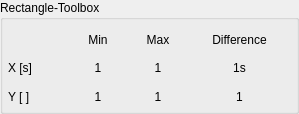
<?xml version="1.0" encoding="UTF-8"?>
<ui version="4.0">
 <class>Dialog</class>
 <widget class="QDialog" name="Dialog">
  <property name="geometry">
   <rect>
    <x>0</x>
    <y>0</y>
    <width>299</width>
    <height>114</height>
   </rect>
  </property>
  <property name="windowTitle">
   <string>Dialog</string>
  </property>
  <layout class="QVBoxLayout" name="verticalLayout">
   <property name="leftMargin">
    <number>0</number>
   </property>
   <property name="topMargin">
    <number>0</number>
   </property>
   <property name="rightMargin">
    <number>0</number>
   </property>
   <property name="bottomMargin">
    <number>0</number>
   </property>
   <item>
    <widget class="QGroupBox" name="groupBox">
     <property name="title">
      <string>Rectangle-Toolbox</string>
     </property>
     <property name="checkable">
      <bool>false</bool>
     </property>
     <layout class="QVBoxLayout" name="verticalLayout_8">
      <property name="leftMargin">
       <number>0</number>
      </property>
      <property name="topMargin">
       <number>5</number>
      </property>
      <property name="rightMargin">
       <number>0</number>
      </property>
      <property name="bottomMargin">
       <number>0</number>
      </property>
      <item>
       <layout class="QGridLayout" name="gridLayout">
        <property name="leftMargin">
         <number>5</number>
        </property>
        <property name="rightMargin">
         <number>5</number>
        </property>
        <property name="spacing">
         <number>0</number>
        </property>
        <item row="0" column="2">
         <widget class="QLabel" name="label_8">
          <property name="text">
           <string>Min</string>
          </property>
          <property name="alignment">
           <set>Qt::AlignCenter</set>
          </property>
         </widget>
        </item>
        <item row="2" column="1">
         <widget class="QLabel" name="label_7">
          <property name="text">
           <string>Y [ ]</string>
          </property>
         </widget>
        </item>
        <item row="1" column="3">
         <widget class="QLabel" name="ROIXMaxLabel">
          <property name="text">
           <string>1</string>
          </property>
          <property name="alignment">
           <set>Qt::AlignCenter</set>
          </property>
         </widget>
        </item>
        <item row="1" column="1">
         <widget class="QLabel" name="label_6">
          <property name="text">
           <string>X [s]</string>
          </property>
         </widget>
        </item>
        <item row="2" column="2">
         <widget class="QLabel" name="ROIYMinLabel">
          <property name="text">
           <string>1</string>
          </property>
          <property name="alignment">
           <set>Qt::AlignCenter</set>
          </property>
         </widget>
        </item>
        <item row="0" column="3">
         <widget class="QLabel" name="label_9">
          <property name="text">
           <string>Max</string>
          </property>
          <property name="alignment">
           <set>Qt::AlignCenter</set>
          </property>
         </widget>
        </item>
        <item row="1" column="2">
         <widget class="QLabel" name="ROIXMinLabel">
          <property name="text">
           <string>1</string>
          </property>
          <property name="alignment">
           <set>Qt::AlignCenter</set>
          </property>
         </widget>
        </item>
        <item row="2" column="3">
         <widget class="QLabel" name="ROIYMaxLabel">
          <property name="text">
           <string>1</string>
          </property>
          <property name="alignment">
           <set>Qt::AlignCenter</set>
          </property>
         </widget>
        </item>
        <item row="0" column="4">
         <widget class="QLabel" name="label_10">
          <property name="text">
           <string>Difference</string>
          </property>
          <property name="alignment">
           <set>Qt::AlignCenter</set>
          </property>
         </widget>
        </item>
        <item row="2" column="4">
         <widget class="QLabel" name="ROIAmplitudeLabel">
          <property name="minimumSize">
           <size>
            <width>103</width>
            <height>0</height>
           </size>
          </property>
          <property name="text">
           <string>1</string>
          </property>
          <property name="alignment">
           <set>Qt::AlignCenter</set>
          </property>
         </widget>
        </item>
        <item row="1" column="4">
         <widget class="QLabel" name="ROIDurationLabel">
          <property name="text">
           <string>1s</string>
          </property>
          <property name="alignment">
           <set>Qt::AlignCenter</set>
          </property>
         </widget>
        </item>
       </layout>
      </item>
     </layout>
    </widget>
   </item>
  </layout>
 </widget>
 <resources/>
 <connections/>
</ui>
